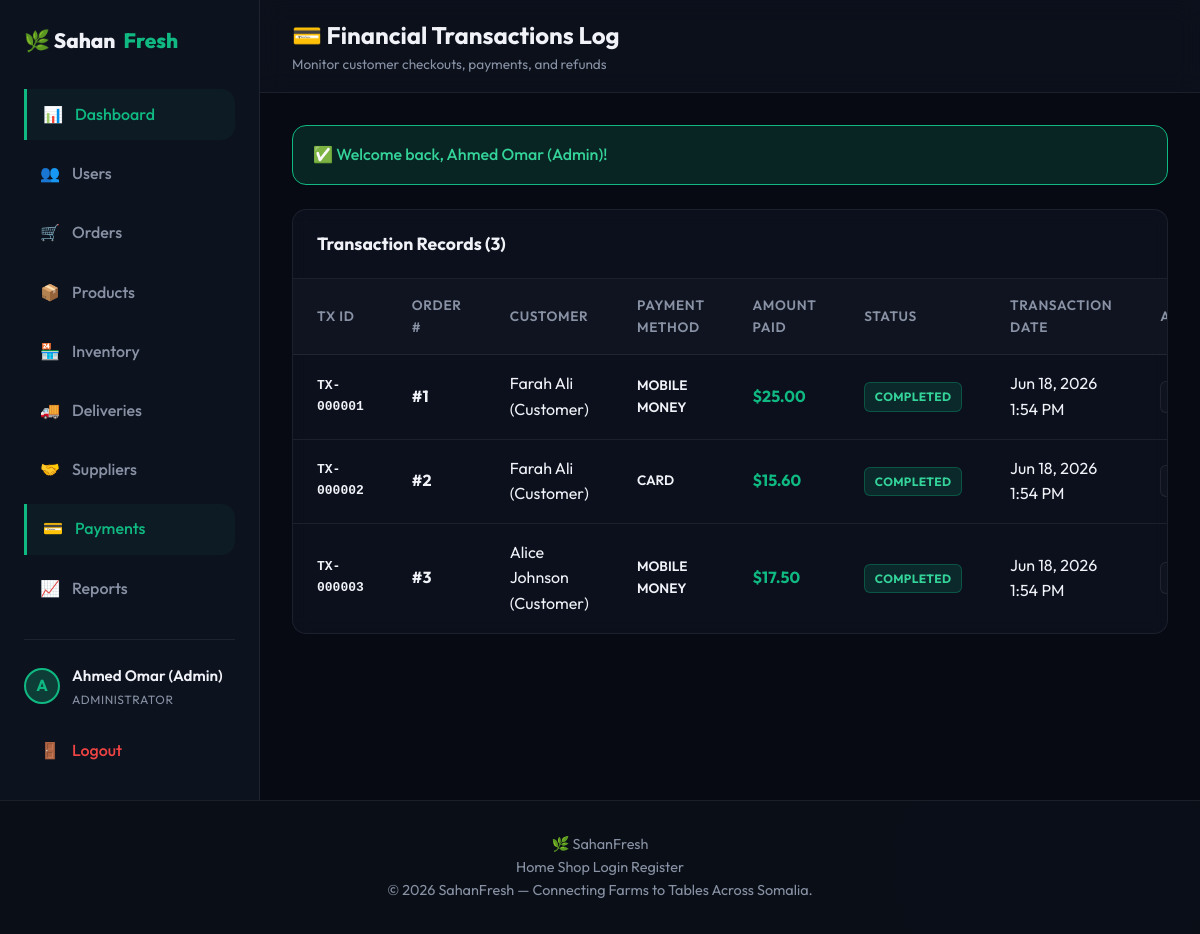
The app's page /payments/index.php (signed in) with its own data.
### tables this page shows
CREATE TABLE IF NOT EXISTS `payments` (
  `id` INT AUTO_INCREMENT PRIMARY KEY,
  `order_id` INT NOT NULL,
  `amount` DECIMAL(10,2) NOT NULL,
  `payment_method` ENUM('cash', 'card', 'mobile_money') NOT NULL,
  `transaction_id` VARCHAR(100) DEFAULT NULL,
  `status` ENUM('completed', 'refunded') DEFAULT 'completed',
  `created_at` TIMESTAMP DEFAULT CURRENT_TIMESTAMP,
  FOREIGN KEY (`order_id`) REFERENCES `orders` (`id`) ON DELETE CASCADE
);

CREATE TABLE IF NOT EXISTS `users` (
  `id` INT AUTO_INCREMENT PRIMARY KEY,
  `name` VARCHAR(100) NOT NULL,
  `email` VARCHAR(100) NOT NULL UNIQUE,
  `password` VARCHAR(255) NOT NULL,
  `role` ENUM('admin', 'supplier', 'customer', 'driver') NOT NULL,
  `phone` VARCHAR(20) DEFAULT NULL,
  `address` TEXT DEFAULT NULL,
  `created_at` TIMESTAMP DEFAULT CURRENT_TIMESTAMP,
  `updated_at` TIMESTAMP DEFAULT CURRENT_TIMESTAMP ON UPDATE CURRENT_TIMESTAMP
);

### config/session.php (called while the page is built, shortened)
<?php
function get_flash_message($type) {
    if (isset($_SESSION['flash'][$type])) {
        $msg = $_SESSION['flash'][$type];
        return $msg;
    }
    return null;
}
?>

### payments/index.php (the view, shortened to what this page needs)
<?php
require_once __DIR__ . '/../config/database.php';
require_once __DIR__ . '/../config/session.php';
$payments = $conn->query("
    SELECT p.*, u.name as customer_name, o.status as order_status
    FROM payments p
    JOIN orders o ON p.order_id = o.id
    JOIN users u ON o.customer_id = u.id
    ORDER BY p.created_at DESC
")->fetchAll(PDO::FETCH_ASSOC);
include __DIR__ . '/../includes/header.php';
?>
<div class="dashboard-layout">
<?php include __DIR__ . '/../includes/sidebar.php'; ?>
<div class="dashboard-main">
<div class="dashboard-header">
    <div class="dashboard-title">
        <h2>💳 Financial Transactions Log</h2>
        <p>Monitor customer checkouts, payments, and refunds</p>
    </div>
</div>
<div class="dashboard-content">
    <?php if ($msg = get_flash_message('success')): ?>
    <div class="alert alert-success">✅ <?php echo htmlspecialchars($msg); ?></div>
    <?php endif; ?>
    <div class="table-container">
        <div class="table-header-bar">
            <div class="table-title">Transaction Records (<?php echo count($payments); ?>)</div>
        </div>
        <table class="admin-table">
            <thead>
                <tr>
                    <th>Tx ID</th>
                    <th>Order #</th>
                    <th>Customer</th>
                    <th>Payment Method</th>
                    <th>Amount Paid</th>
                    <th>Status</th>
                    <th>Transaction Date</th>
                    <th>Actions</th>
                </tr>
            </thead>
            <tbody>
            <?php foreach ($payments as $pay): ?>
            <tr>
                <td style="font-family:monospace; font-weight:600;">TX-<?php echo str_pad($pay['id'], 6, '0', STR_PAD_LEFT); ?></td>
                <td style="font-weight:700;">#<?php echo $pay['order_id']; ?></td>
                <td><?php echo htmlspecialchars($pay['customer_name']); ?></td>
                <td style="text-transform:uppercase; font-size:0.85rem; font-weight:600;"><?php echo str_replace('_', ' ', $pay['payment_method']); ?></td>
                <td style="font-weight:700; color:var(--primary);">$<?php echo number_format($pay['amount'], 2); ?></td>
                <td>
                    <span class="badge badge-<?php echo $pay['status'] === 'completed' ? 'success' : 'danger'; ?>">
                        <?php echo ucfirst($pay['status']); ?>
                    </span>
                </td>
                <td><?php echo date('M j, Y g:i A', strtotime($pay['created_at'])); ?></td>
                <td>
                    <div class="action-buttons">
                        <a href="<?php echo BASE_URL; ?>orders/receipt.php?id=<?php echo $pay['order_id']; ?>" class="btn-icon" title="View receipt">👁️</a>
                    </div>
                </td>
            </tr>
            <?php endforeach; ?>
            </tbody>
        </table>
    </div>
</div>
</div>
</div>
<?php include __DIR__ . '/../includes/footer.php'; ?>

### assets/css/style.css (style rules this page uses)
:root { --bg-main: #07090f; --bg-card: rgba(13, 18, 32, 0.8); --bg-header: rgba(7, 9, 15, 0.7); --border-color: rgba(255, 255, 255, 0.07); --primary: #10b981; --primary-hover: #059669; --primary-glow: rgba(16, 185, 129, 0.25); --accent: #6366f1; --accent-glow: rgba(99, 102, 241, 0.2); --danger: #ef4444; --warning: #f59e0b; --info: #0ea5e9; --text-main: #f0f2f7; --text-muted: #8892a4; --text-dark: #111827; --font-sans: 'Outfit', -apple-system, BlinkMacSystemFont, "Segoe UI", Roboto, sans-serif; --transition: all 0.3s cubic-bezier(0.4, 0, 0.2, 1); --radius: 14px; --radius-sm: 8px; }
* { margin: 0; padding: 0; box-sizing: border-box; }
body { font-family: var(--font-sans); background-color: var(--bg-main); color: var(--text-main); line-height: 1.6; min-height: 100vh; display: flex; flex-direction: column; overflow-x: hidden; }
body::before { content: ''; position: fixed; top: -20%; left: -15%; width: 55%; height: 55%; background: radial-gradient(circle, rgba(16, 185, 129, 0.04) 0%, transparent 70%); z-index: -1; pointer-events: none; }
body::after { content: ''; position: fixed; bottom: -20%; right: -15%; width: 55%; height: 55%; background: radial-gradient(circle, rgba(99, 102, 241, 0.04) 0%, transparent 70%); z-index: -1; pointer-events: none; }
a { color: inherit; text-decoration: none; transition: var(--transition); }
.alert { padding: 1rem 1.25rem; border-radius: var(--radius); margin-bottom: 1.5rem; font-weight: 500; display: flex; align-items: center; gap: 0.75rem; }
.alert-success { background-color: rgba(16, 185, 129, 0.15); border: 1px solid var(--primary); color: #34d399; }

### assets/css/admin.css (style rules this page uses)
.dashboard-layout { display: flex; min-height: 100vh; width: 100%; }
.dashboard-main { flex-grow: 1; display: flex; flex-direction: column; background-color: #070a13; overflow-y: auto; }
.dashboard-header { background-color: rgba(13, 18, 31, 0.8); backdrop-filter: blur(12px); border-bottom: 1px solid var(--border-color); padding: 1rem 2rem; display: flex; justify-content: space-between; align-items: center; position: sticky; top: 0; z-index: 90; }
.dashboard-title h2 { font-size: 1.5rem; font-weight: 700; }
.dashboard-title p { font-size: 0.85rem; color: var(--text-muted); }
.dashboard-content { padding: 2rem; max-width: 1400px; width: 100%; margin: 0 auto; }
.table-container { background: var(--bg-card); border: 1px solid var(--border-color); border-radius: var(--radius); overflow: hidden; margin-bottom: 2rem; backdrop-filter: blur(8px); }
.table-header-bar { padding: 1.25rem 1.5rem; border-bottom: 1px solid var(--border-color); display: flex; justify-content: space-between; align-items: center; flex-wrap: wrap; gap: 1rem; }
.table-title { font-size: 1.1rem; font-weight: 700; }
.admin-table { width: 100%; border-collapse: collapse; text-align: left; }
.admin-table th, .admin-table td { padding: 1rem 1.5rem; border-bottom: 1px solid var(--border-color); }
.admin-table th { background-color: rgba(255, 255, 255, 0.02); color: var(--text-muted); font-size: 0.85rem; font-weight: 600; text-transform: uppercase; letter-spacing: 0.05em; }
.admin-table tr:last-child td { border-bottom: none; }
.badge { display: inline-flex; align-items: center; padding: 0.25rem 0.6rem; font-size: 0.75rem; font-weight: 700; border-radius: 6px; text-transform: uppercase; letter-spacing: 0.03em; }
.badge-success { background-color: rgba(16, 185, 129, 0.15); color: #34d399; border: 1px solid rgba(16, 185, 129, 0.3); }
.action-buttons { display: flex; gap: 0.5rem; }
.btn-icon { width: 32px; height: 32px; border-radius: 6px; display: inline-flex; align-items: center; justify-content: center; border: 1px solid var(--border-color); background: rgba(255,255,255,0.02); color: var(--text-muted); cursor: pointer; transition: var(--transition); }

### records on screen
payments: id "000001", order "1", users.name "Farah Ali (Customer)", payment_method "MOBILE MONEY", amount "25.00", status "COMPLETED", created_at "Jun 18, 2026 1:54 PM"
payments: id "000002", order "2", users.name "Farah Ali (Customer)", payment_method "CARD", amount "15.60", status "COMPLETED", created_at "Jun 18, 2026 1:54 PM"
payments: id "000003", order "3", users.name "Alice Johnson (Customer)", payment_method "MOBILE MONEY", amount "17.50", status "COMPLETED", created_at "Jun 18, 2026 1:54 PM"

### other values on screen
$item['icon'] "📊"
$item['label'] "Dashboard"
$item['icon'] "👥"
$item['label'] "Users"
$item['icon'] "🛒"
$item['label'] "Orders"
$item['icon'] "📦"
$item['label'] "Products"
$item['icon'] "🏪"
$item['label'] "Inventory"
$item['icon'] "🚚"
$item['label'] "Deliveries"
$item['icon'] "🤝"
$item['label'] "Suppliers"
$item['icon'] "💳"
